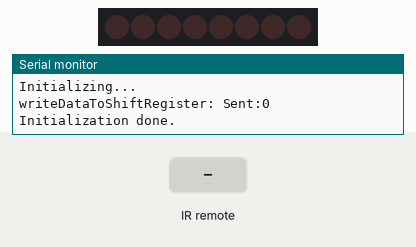
This sketch was run on a simulated Arduino Uno, built with avr-gcc and run on an emulated ATmega328P. On the bench: 8 shift-register outputs drawn as a row of LEDs (first output left, lit = HIGH), the last lines printed to the serial monitor. Wiring (inferred from the names in the program): shift register (74HC595): data pin 8; shift clock pin 10; latch pin 9. Wiring (inferred from the signals the program sends): row of LEDs: on Q0, Q1, Q2, Q3, Q4, Q5, Q6, Q7. The test bench sets the inputs (shaded band).

Above: at 1.2 s.
1.3 s: infrared code 0xFFE01F received
At 2.2 s:
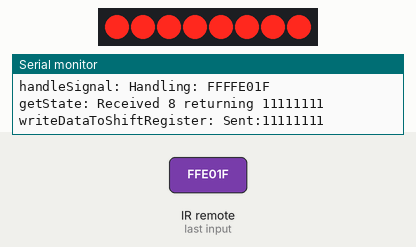
2.8 s: infrared code 0xFFFFFFFF received
At 3.4 s:
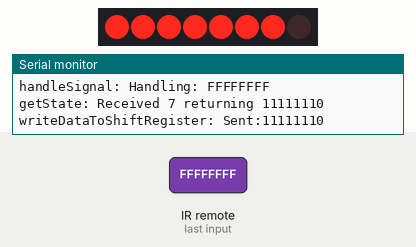
4.3 s: infrared code 0xFFFFFFFF received
At 5.5 s:
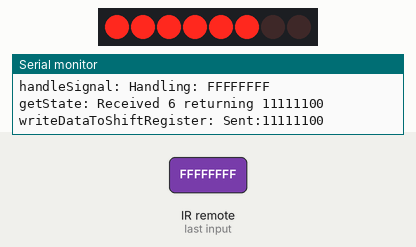
5.8 s: infrared code 0xFFE01F received
At 6.8 s:
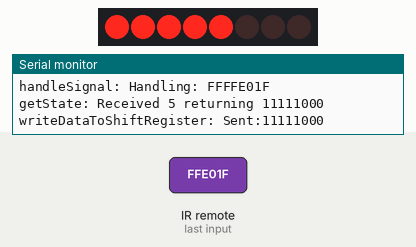
7.3 s: infrared code 0xFFFFFFFF received
At 8.0 s:
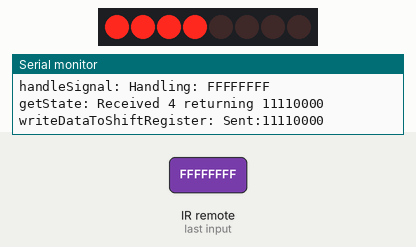
8.8 s: infrared code 0xFFE01F received
At 10.3 s:
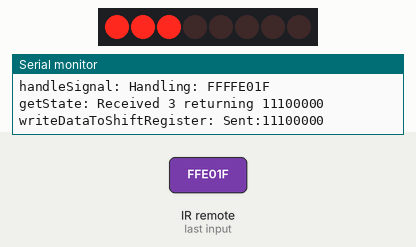
Timing chart, 0 to 11.3 s (numbered marks = the images above; inputs shaded):
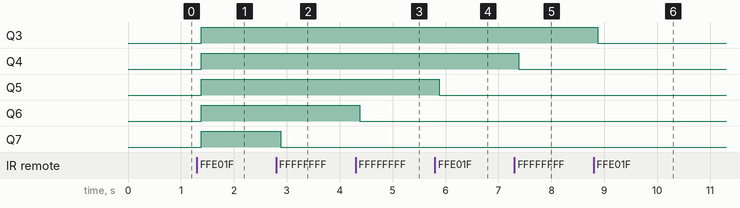

The sketch:

shiftregister_leds.ino
```cpp
#include <ir_Lego_PF_BitStreamEncoder.h>
#include <IRremote.h>
#include <IRremoteInt.h>

// Shift Register Settings
const int DATA  = 8;
const int LATCH = 9;
const int CLOCK = 10;

// IR Remote Settings
const int RECV_PIN = 11;
IRrecv irrecv(RECV_PIN);
decode_results results;

// Controls which leds will be on, by limiting the choices.
enum led_state {
    s0 = B00000000,
    s1 = B10000000,
    s2 = B11000000,
    s3 = B11100000,
    s4 = B11110000,
    s5 = B11111000,
    s6 = B11111100,
    s7 = B11111110,
    s8 = B11111111
};

// Function declarations
void writeDataToShiftRegister(led_state);
byte getState(int);

// Variables
int currentLEDState = 0;

void setup() {
    pinMode(DATA, OUTPUT);
    pinMode(LATCH, OUTPUT);
    pinMode(CLOCK, OUTPUT);

    Serial.begin(9600); // Start serial communication with 9600 baud-rate.
    Serial.println("Initializing...");

    writeDataToShiftRegister(s0); // Turn off leds
    irrecv.enableIRIn(); // Start the receiver

    Serial.println("Initialization done.");
}

/* Returns the state based on an integer */
byte getState(int state) {
  byte return_value = s0;
  switch (state) {
    case 0:
      return_value = s0;
      break;
    case 1:
      return_value = s1;
      break;
    case 2:
      return_value = s2;
      break;
    case 3:
      return_value = s3;
      break;
    case 4:
      return_value = s4;
      break;
    case 5:
      return_value = s5;
      break;
    case 6:
      return_value = s6;
      break;
    case 7:
      return_value = s7;
      break;
    case 8:
      return_value = s8;
      break;
    default:
      Serial.println("getState: Error! Invalid state received");
  }

  Serial.print("getState: Received ");
  Serial.print(state);
  Serial.print(" returning ");
  Serial.println(return_value, BIN);

  return return_value;
}

/* Shifts out the data to the register, accepts only byte from the led_state enum */
void writeDataToShiftRegister(led_state state) {
    Serial.print("writeDataToShiftRegister: Sent:");
    Serial.println(state, BIN);

    digitalWrite(LATCH, LOW);
    shiftOut(DATA, CLOCK, LSBFIRST, state);
    digitalWrite(LATCH, HIGH);
}

void handleSignal(int signal) {
    Serial.print("handleSignal: Handling: ");
    Serial.println(signal, HEX);

    /*  This block will be used to handle
     *  events if the button is held for longer time.
     */
    static int lastSignal = 0;
    if (signal != 0xFFFFFFFF) {
        lastSignal = signal;
    } else if ( signal == 0xFFFFFFFF) {
        signal = lastSignal;
    }

    // Update the LED state accordingly.
    switch(signal) {
        case 0xFFE01F: // minus button
          // Check if current led state is 0, if it is, set it to 8 else decrement.
          currentLEDState = currentLEDState - 1 < 0 ? 8 : currentLEDState - 1;
          writeDataToShiftRegister(getState(currentLEDState));
          break;
        case 0xFFA857: // plus button
          currentLEDState = (currentLEDState + 1) % 9; // reset on overflow
          writeDataToShiftRegister(getState(currentLEDState));
          break;
        case 0xFF6897: // zero
          currentLEDState = 0;
          writeDataToShiftRegister(getState(0));
          break;
        case 0x30CF: // one
          currentLEDState = 1;
          writeDataToShiftRegister(getState(1));
          break;
        case 0x18E7: // two
          currentLEDState = 2;
          writeDataToShiftRegister(getState(2));
          break;
        case 0x7A85: // three
          currentLEDState = 3;
          writeDataToShiftRegister(getState(3));
          break;
        case 0x10EF: // four
          currentLEDState = 4;
          writeDataToShiftRegister(getState(4));
          break;
        case 0x38C7: // five
          currentLEDState = 5;
          writeDataToShiftRegister(getState(5));
          break;
        case 0x5AA5: // six
          currentLEDState = 6;
          writeDataToShiftRegister(getState(6));
          break;
        case 0x42BD: // seven
          currentLEDState = 7;
          writeDataToShiftRegister(getState(7));
          break;
        case 0x4AB5: // eight
          currentLEDState = 8;
          writeDataToShiftRegister(getState(8));
          break;
        default:
          Serial.print("handleSignal: Error! Cannot handle: ");
          Serial.println(signal, HEX);
    }
}

void loop() {
    // Capture received signals and decode them.
    if (irrecv.decode(&results)) {
       Serial.print("Received signal: ");
       Serial.println(results.value, HEX);
       handleSignal(results.value);
       delay(10); // wait 10ms
       irrecv.resume(); // Receive the next value
    }
}
```

Measured:
- after the input at 1.3 s, Q3–7: LOW → HIGH after 0.08 s
- after the input at 2.8 s, Q7: HIGH → LOW after 0.08 s
- after the input at 4.3 s, Q6: HIGH → LOW after 0.08 s
- after the input at 5.8 s, Q5: HIGH → LOW after 0.08 s
- after the input at 7.3 s, Q4: HIGH → LOW after 0.08 s
- after the input at 8.8 s, Q3: HIGH → LOW after 0.08 s
